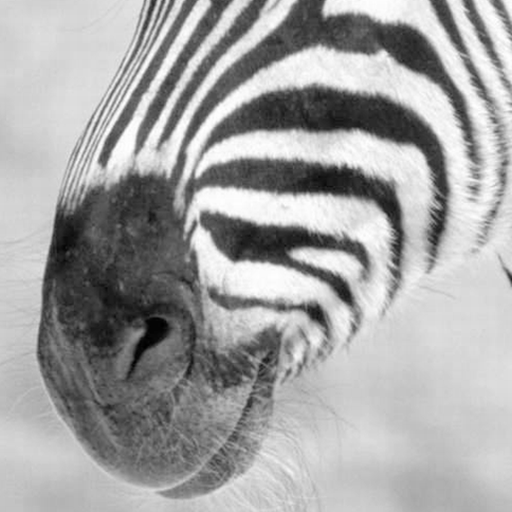
%> input picture linearFilters/zebra.png, 512 x 512 px
$ octave main.m   (GNU Octave 9; MATLAB toolbox functions it lacks are replaced by stand-ins)
%> lines starting %> are read from the running program, lines starting %| are printed output that depends on the picture
%> further down, imIn is the input picture: size 512x512x3 uint8; mean R, G, B 163.6, 163.6, 163.6
### linearFilters/gaussianConv.m
function imOut = gaussianConv(img, sigmax, sigmay)
%> called with sigmax = 3, sigmay = 3
    img = rgb2gray(img);
    sigmas = [sigmax, sigmay];
    for i=1:2
        gauss = gaussian(sigmas(i));
        s = size(gauss, 2);
        kernel = zeros(s, s);
        kernel(floor(s/2)+1, :) = gauss(:,:);
        if(i == 2)
            kernel = kernel.';
        end
        img = conv2(img, kernel);
    end
%> this loop made 2 passes
%> pass 1, in gaussianConv, `img = conv2(img, kernel);`:
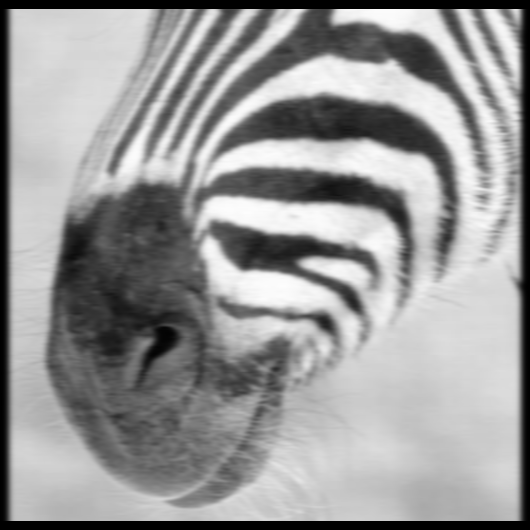
%> img: size 530x530 double; min 0, max 253.6, mean 152.7
%> pass 2, in gaussianConv, `img = conv2(img, kernel);`:
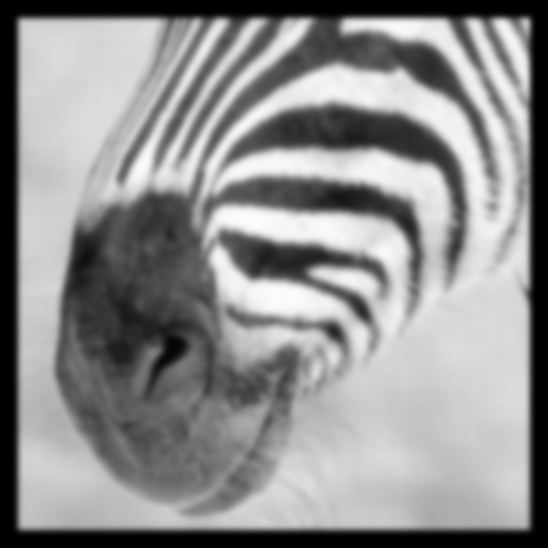
%> img: size 548x548 double; min 0, max 252.4, mean 142.8
    imOut = uint8(img);
end

### linearFilters/gradmag.m
function [mag, or] = gradmag(img, sigma)
%> called with sigma = 2
    img = rgb2gray(img);
    dgx = gaussianDer(gaussian(sigma), sigma);
    dgy = gaussianDer(gaussian(sigma), sigma);
    xkernel = zeros(length(dgx),length(dgy));
    xkernel(floor((length(dgx)/2)+1), :) = dgx;
    ykernel = xkernel.';
    xGrad = conv2(img, xkernel, 'same');
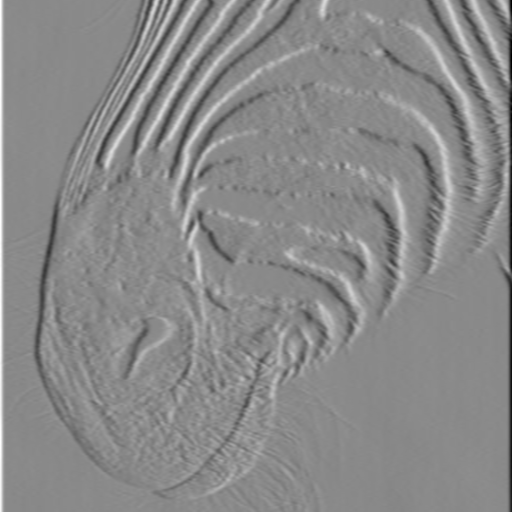
%> xGrad: size 512x512 double; min -48.85, max 41.61, mean 0; drawn with min black and max white
    yGrad = conv2(img, ykernel, 'same');
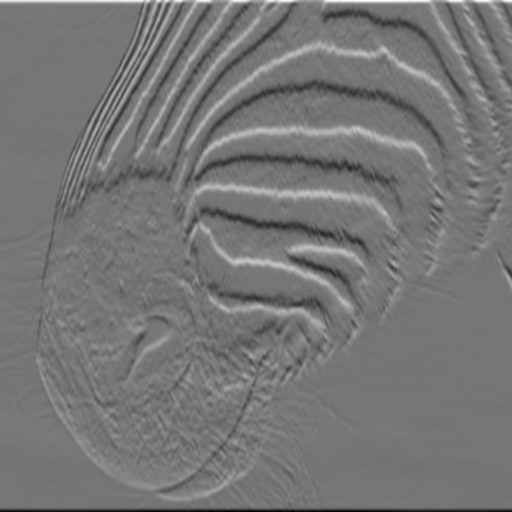
%> yGrad: size 512x512 double; min -42.81, max 49.37, mean 0; drawn with min black and max white
    mag = sqrt(xGrad.^2 + yGrad.^2);
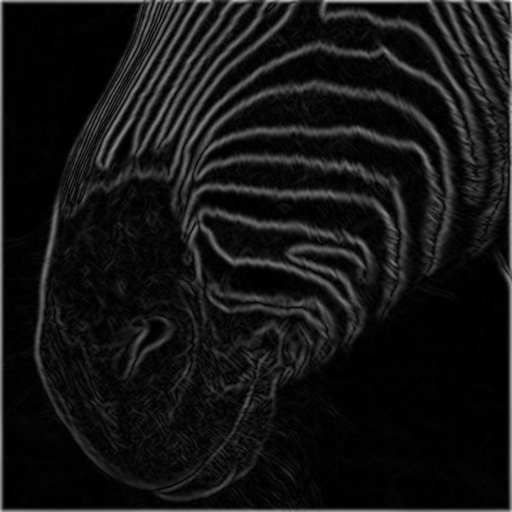
%> mag: size 512x512 double; min 2.83e-15, max 68.55, mean 5.7; drawn with min black and max white
    or = atan2(xGrad, yGrad);
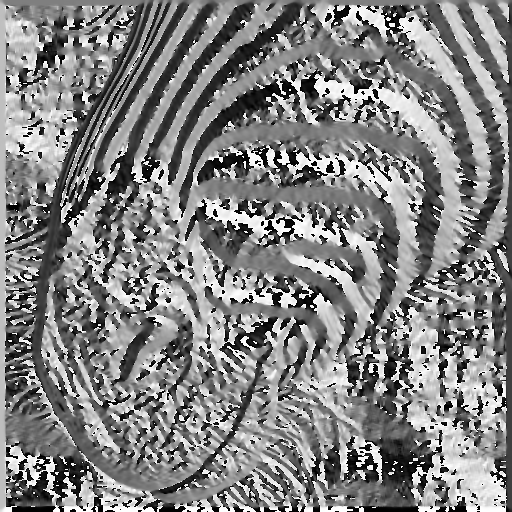
%> or: size 512x512 double; min -3.14, max 3.14, mean 0.0851; drawn with min black and max white
end

### linearFilters/gaussian.m
function f = gaussian(sigma)
    x = linspace(-3*sigma, 3*sigma, 6*sigma+1);
    f = (1/(sigma*sqrt(2*pi))) * exp((-x.^2)/(2*sigma^2));
    f = f/sum(f);
end

### linearFilters/gaussianDer.m
function f = gaussianDer(G, sigma)
    x = linspace(-floor(size(G, 2)/2),floor(size(G, 2)/2),size(G, 2));
    f = -(G.*(x./sigma^2));
end

### linearFilters/main.m
imIn = imread('zebra.png');
imOut = gaussianConv(imIn, 3, 3);
imshow(imOut);

%%
[mag, orientation]= gradmag(imIn, 2);
i = rescale(mag, 0, 255);
imshow(uint8(i));
imshow(orientation , [-pi,pi]);
colormap(hsv);
colorbar;
